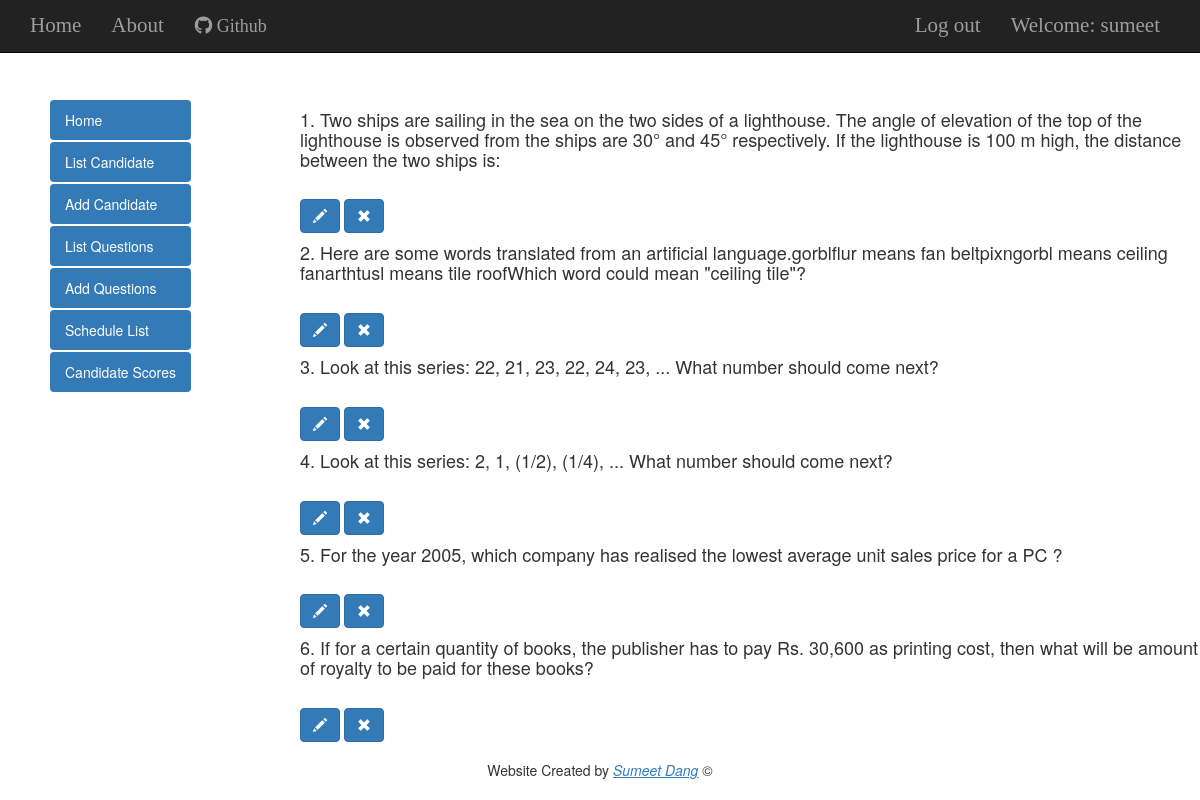
/question_list/ (signed in), run on the app's committed database.
### TestApp/models.py (models this page shows, shortened)
class AptitudeQuestion(models.Model):
    ANSWER_CHOICES = (
        (1,'1'),
        (2,'2'),
        (3,'3'),
        (4,'4'),
    )
    image = models.ImageField(null=True,blank=True,upload_to='questionImages')
    statement = models.CharField(max_length=1000)
    option1 = models.CharField(max_length=1000)
    option2 = models.CharField(max_length=1000)
    option3 = models.CharField(max_length=1000)
    option4 = models.CharField(max_length=1000)
    answer = models.IntegerField(choices=ANSWER_CHOICES)

### TestApp/views.py (the view)
# urls.py: url(r'^question_list/$',admin_login(views.QuestionListView.as_view()),name='question_list'),
class QuestionListView(LoginRequiredMixin,ListView):
    login_url = '/accounts/login/'
    redirect_field_name = 'TestApp/index.html'
    template_name='question_list.html'
    model = AptitudeQuestion
    form = AptitudeQuestionForm

### TestApp/views.py (called while the page is built)
def admin_login(view_func):
    def _decorator(request, *args, **kwargs):
        if(request.user.groups.filter(name__in=['Candidate']).exists()):
            return redirect(reverse('invalid_login'))
        else:
            response = view_func(request, *args, **kwargs)
            return response
    return wraps(view_func)(_decorator)

### TestApp/template/TestApp/question_list.html
{% extends 'base.html' %}
{% block content %}
<div class="centerstage">
    {% for question in object_list %}
        <div class="object">
            <h4>{{forloop.counter}}. {{ question.statement }}  </h4><br>
            {% if user.is_authenticated %}
                <a class="btn btn-primary" href="{% url 'question_edit' pk=question.pk %}"><span class="glyphicon glyphicon-pencil"></span></a>
                <a class="btn btn-primary" href="{% url 'question_remove' pk=question.pk %}"><span class="glyphicon glyphicon-remove"></span></a>
            {% endif %}
        </div>
    {% endfor %}
</div>
{% endblock %}

### TestApp/template/TestApp/base.html (shortened to what this page needs)
<!DOCTYPE html>
{% load staticfiles %}
<html>
  <head>
<link rel="stylesheet" href="https://maxcdn.bootstrapcdn.com/bootstrap/3.3.7/css/bootstrap.min.css">
<link rel="stylesheet" href="/static/css/TestApp.css">
  </head>
  <body>
    <nav class='navbar navbar-inverse navbar-fixed-top font-bitter'>
        <div class="container-fluid">
          <ul class='nav navbar-nav'>
            <li><a href="{% url 'index' %}">Home</a></li>
            <li><a href="{% url 'about' %}">About</a></li>
            <li><a class="btn btn-block btn-social btn-lg btn-google-plus" href="https://github.com/sumeet-dang/Online-Test-Application">
          <i class="fa fa-github"></i>
          Github
        </a></li>
          </ul>
          <ul class='nav navbar-nav navbar-right'>
            {% if user.is_authenticated %}
            <li>
              <a href="{% url 'logout' %}" >Log out</a>
            </li>
            <li>
              <a >Welcome: {{ user.username }}</a>
            </li>
              {% else %}
              <li><a class='nav navbar-right' href="{% url 'login' %}" ><span class="glyphicon glyphicon-user"></span></a></li>
            {% endif %}
          </ul>
        </div>
    </nav>
<br><br><br><br><br>
    <div class="activity-list" id="base_list">
    <ul class="nav nav-pills nav-stacked">
      <li role="presentation" class="active"><a href="{% url 'index' %}">Home</a></li>
      <li role="presentation" class="active"><a href="{% url 'candidate_list' %}">List Candidate</a></li>
      <li role="presentation" class="active"><a href="{% url 'candidate_new' %}">Add Candidate</a></li>
      <li role="presentation" class="active"><a href="{% url 'question_list' %}">List Questions</a></li>
      <li role="presentation" class="active"><a href="{% url 'question_new' %}">Add Questions</a></li>
      <li role="presentation" class="active"><a href="{% url 'schedule_list' %}">Schedule List</a></li>
      <li role="presentation" class="active"><a href="{% url 'score_list' %}">Candidate Scores</a></li>
    </ul>
</div>
  <div class="template-content">
  {% block content %}
  {% endblock %}
</div>
<div class="footer">
  <p>Website Created by <a href="mailto:sumeet.dang101@gmail.com?Subject=Online%20Portal" target="_top" class="emphasize">Sumeet Dang</a> ©</p>
</div>
  </body>
</html>

### TestApp/static/css/TestApp.css (style rules this page uses)
body { background-image: url(../Images/background1.jpg); background-size: cover!important; background-repeat:repeat; background-size: 100%; }
.footer { position: fixed; right: 0; bottom: 0; left: 0; padding: 1rem; text-align: center; }
.font-bitter { font-family: 'Bitter', serif; font-size:1.5em; }
.centerstage { margin-left: auto; margin-right: auto; }
.navbar-right { margin-right:10px; }
.activity-list { margin-left:50px; border:black; float: left; height: 100%; width: auto; }
.template-content { margin-left:300px; height: 100%; }
.emphasize { font-style: italic; font-weight: 300; text-decoration: underline; }

### data on the page
AptitudeQuestion: statement "Two ships are sailing in the sea on the two sides of a lighthouse. The angle of elevation of the top of the lighthouse is observed from the ships are 30° and 45° respectively. If the lighthouse is 100 m high, the distance between the two ships is:"
AptitudeQuestion: statement "Here are some words translated from an artificial language.gorblflur means fan beltpixngorbl means ceiling fanarthtusl means tile roofWhich word could mean \"ceiling tile\"?"
AptitudeQuestion: statement "Look at this series: 22, 21, 23, 22, 24, 23, ... What number should come next?"
AptitudeQuestion: statement "Look at this series: 2, 1, (1/2), (1/4), ... What number should come next?"
AptitudeQuestion: statement "For the year 2005, which company has realised the lowest average unit sales price for a PC ?"
AptitudeQuestion: statement "If for a certain quantity of books, the publisher has to pay Rs. 30,600 as printing cost, then what will be amount of royalty to be paid for these books?"

### other printed values
{{ user.username }} "sumeet"
